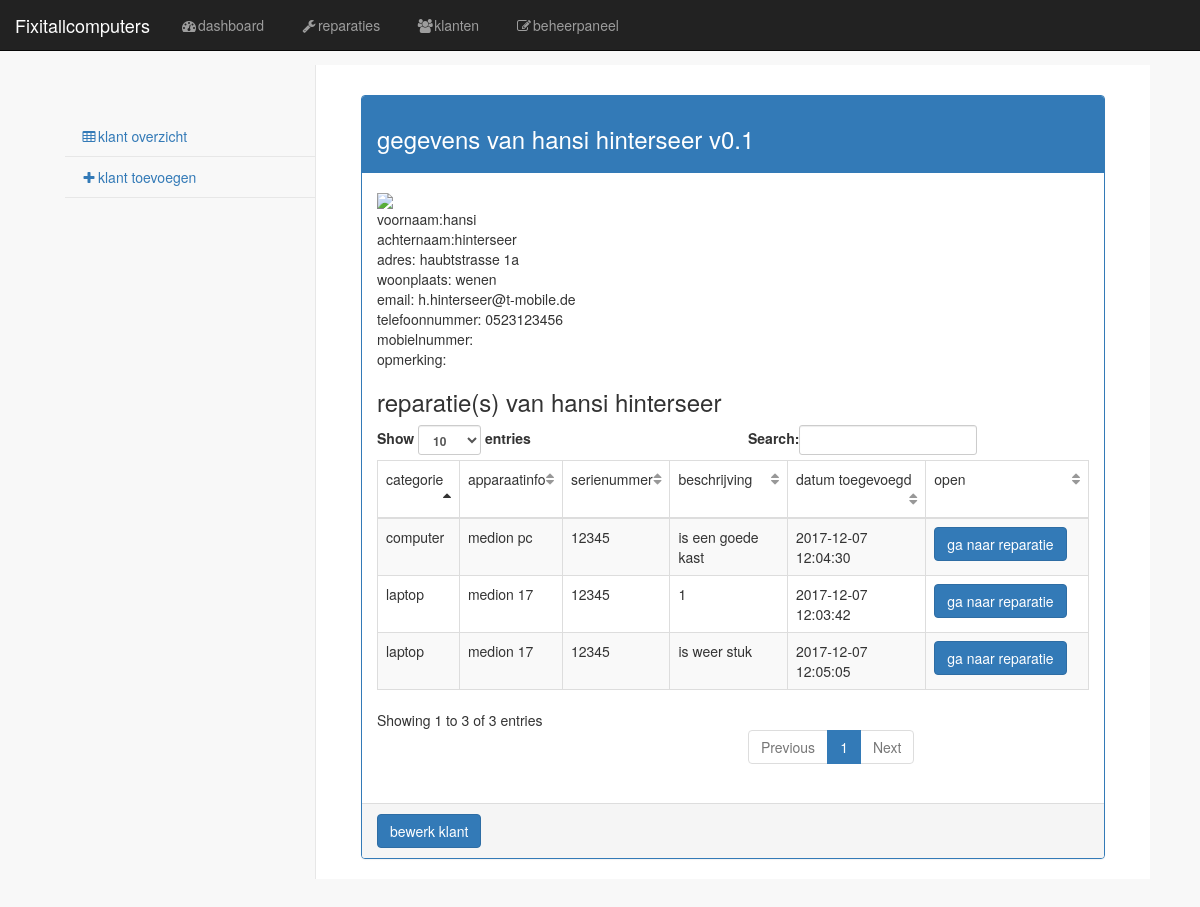
The page /paginas/klant.php?nummer=28 on the database its author committed.
### tables this page shows
CREATE TABLE `customer` (
  `customerID` int(11) NOT NULL AUTO_INCREMENT,
  `first_name` varchar(45) DEFAULT NULL,
  `last_name` varchar(45) NOT NULL,
  `address` varchar(45) DEFAULT NULL,
  `city` varchar(45) NOT NULL,
  `email` varchar(45) DEFAULT NULL,
  `phoneNr` varchar(45) NOT NULL,
  `cellphoneNr` varchar(45) DEFAULT NULL,
  `description` varchar(1045) DEFAULT NULL,
  `active` tinyint(1) NOT NULL DEFAULT '1',
  PRIMARY KEY (`customerID`)
);

CREATE TABLE `reparation` (
  `repairID` int(11) NOT NULL AUTO_INCREMENT,
  `customerID` int(11) NOT NULL,
  `deviceID` int(11) NOT NULL,
  `description` varchar(535) NOT NULL,
  `chargerIncluded` tinyint(1) NOT NULL,
  `daterepair` datetime NOT NULL DEFAULT CURRENT_TIMESTAMP,
  `active` tinyint(1) NOT NULL DEFAULT '1',
  `finished` tinyint(1) DEFAULT '0',
  `checked` tinyint(1) NOT NULL DEFAULT '0',
  `repairedBy` varchar(45) NOT NULL DEFAULT 'patrick@fixitall.nl',
  PRIMARY KEY (`repairID`,`customerID`,`deviceID`,`repairedBy`),
  KEY `fk_Reparatie_Apparaat1_idx` (`deviceID`),
  KEY `fk_Reparatie_Klant1_idx` (`customerID`),
  KEY `fk_reparation_user1_idx` (`repairedBy`),
  CONSTRAINT `fk_Reparatie_Apparaat1` FOREIGN KEY (`deviceID`) REFERENCES `device` (`deviceID`) ON DELETE NO ACTION ON UPDATE NO ACTION,
  CONSTRAINT `fk_Reparatie_Klant1` FOREIGN KEY (`customerID`) REFERENCES `customer` (`customerID`) ON DELETE NO ACTION ON UPDATE NO ACTION,
  CONSTRAINT `fk_reparation_user1` FOREIGN KEY (`repairedBy`) REFERENCES `user` (`username`) ON DELETE NO ACTION ON UPDATE NO ACTION
);

CREATE TABLE `category` (
  `categoryID` int(11) NOT NULL AUTO_INCREMENT,
  `name` varchar(45) NOT NULL,
  PRIMARY KEY (`categoryID`)
);

CREATE TABLE `device` (
  `deviceID` int(11) NOT NULL AUTO_INCREMENT,
  `categoryID` int(11) NOT NULL,
  `deviceInfo` varchar(500) DEFAULT NULL,
  `serialnr` varchar(20) NOT NULL,
  PRIMARY KEY (`deviceID`,`categoryID`),
  KEY `fk_Apparaat_Categorie1_idx` (`categoryID`),
  CONSTRAINT `fk_Apparaat_Categorie1` FOREIGN KEY (`categoryID`) REFERENCES `category` (`categoryID`) ON DELETE NO ACTION ON UPDATE NO ACTION
);

### paginas/klant.php (the view, shortened to what this page needs)
<!DOCTYPE html>
<?php
$pdo = new PDO("mysql:host=localhost;dbname=mydb;port=3306", "root", "");
$stmt = $pdo->prepare("SELECT * FROM customer WHERE customerID=?");
$stmt->execute(array($_GET["nummer"]));
$klant = $stmt->fetch();
$stmt2 = $pdo->prepare("select c.name as category,r.repairID,daterepair,d.serialnr,deviceinfo,description,chargerincluded from reparation as r
join device as d on r.deviceID=d.deviceID
join category as c on d.categoryID=c.categoryID where customerID=?");
$stmt2->execute(array($_GET["nummer"]));
$reparatie = $stmt2->fetchall();
?>
<html>
    <head>
        <link href="../css/bootstrap.min.css" rel="stylesheet">
        <link href="../css/metisMenu.min.css" rel="stylesheet">
        <link href="../css/startmin.css" rel="stylesheet">
        <link href="../css/font-awesome.min.css" rel="stylesheet" type="text/css">
        <?php include 'nav.php'; ?>
    </head>
    <body>
        <?php include 'sideklant.php'; ?>
        <div id="page-wrapper"
             <div class="row">
                <div class="col-lg-12">
                    <div class="panel panel-primary">
                        <div class="panel-heading">
                            <h3>gegevens van <?php print ($klant["first_name"] . " " . $klant["last_name"]); ?> v0.1</h3>
                        </div>
                        <div class="panel-body">
                            <img src="../klant/<?php print ($klant["customerID"]); ?>.jpg" height="160px" with="160px">
                            <br>
                            voornaam:<?php print($klant["first_name"]); ?><br>
                            achternaam:<?php print($klant["last_name"]); ?><br>
                            adres: <?php print($klant["address"]); ?><br>
                            woonplaats: <?php print($klant["city"]); ?><br>
                            email:  <?php print($klant["email"]); ?><br>
                            telefoonnummer:  <?php print($klant["phoneNr"]); ?><br>
                            mobielnummer:  <?php print($klant["cellphoneNr"]); ?><br>
                            opmerking:  <?php print($klant["description"]); ?><br>
                            <div id="center">
                                <h3>reparatie(s) van <?php print ($klant["first_name"] . " " . $klant["last_name"]); ?></h3>
                            </div>
                            <table  class="table table-striped table-bordered table-hover" id="dataTables-example">
                                <thead>
                                    <tr>
                                        <td>categorie</td>
                                        <td>apparaatinfo</td>
                                        <td>serienummer</td>
                                        <td>beschrijving</td>
                                        <td>datum toegevoegd</td>
                                        <td>open</td>
                                    </tr>
                                </thead>
                                <tbody>
                                    <?php
                                    foreach ($reparatie as $r) {
                                        print("\n\t<tr>");
                                        print("\n\t\t<td>" . $r["category"] . "</td>");
                                        print("\n\t\t<td>" . $r["deviceinfo"] . "</td>");
                                        print("\n\t\t<td>" . $r["serialnr"] . "</td>");
                                        print("\n\t\t<td>" . $r["description"] . "</td>");
                                        print("\n\t\t<td>" . $r["daterepair"] . "</td>");
                                        print("<td><a href=\"repair.php?nummer=" . $r["repairID"] . "\"class=\"btn btn-primary\">ga naar reparatie</a></td>");
                                        print("\n\t</tr>");
                                    }
                                    ?>
                                </tbody>
                            </table>
                        </div>
                        <div class="panel-footer">
                            <?php print("<a href=\"bewerkklant.php?nummer=" . $klant["customerID"] . "\"class=\"btn btn-primary\">bewerk klant</a>"); ?>
                        </div>
                    </div>
                </div>
            </div>
    </body>
</html>

### css/startmin.css (style rules this page uses)
body { background-color: #f8f8f8; padding: 65px; }
#page-wrapper { padding: 30px 15px 0 15px; min-height: 568px; background-color: #fff; }
@media (min-width:768px) { #page-wrapper { position: inherit; margin-left: 250px; padding: 30px 30px 0 30px; border-left: 1px solid #e7e7e7; } }
table.dataTable thead .sorting, table.dataTable thead .sorting_asc, table.dataTable thead .sorting_desc, table.dataTable thead .sorting_asc_disabled, table.dataTable thead .sorting_desc_disabled { background: 0 0; }
table.dataTable thead .sorting_asc:after { content: "\f0de"; float: right; font-family: fontawesome; }
table.dataTable thead .sorting:after { content: "\f0dc"; float: right; font-family: fontawesome; color: rgba(50,50,50,.5); }

### rows shown on the page
customer: first_name "hansi", last_name "hinterseer", address "haubtstrasse 1a", city "wenen", email "h.hinterseer@t-mobile.de", phoneNr "0523123456"
reparation: category.name "laptop", device.deviceInfo "medion 17", device.serialnr "12345", description "1", daterepair "2017-12-07 12:03:42"
reparation: category.name "computer", device.deviceInfo "medion pc", device.serialnr "12345", description "is een goede kast", daterepair "2017-12-07 12:04:30"
reparation: category.name "laptop", device.deviceInfo "medion 17", device.serialnr "12345", description "is weer stuk", daterepair "2017-12-07 12:05:05"
